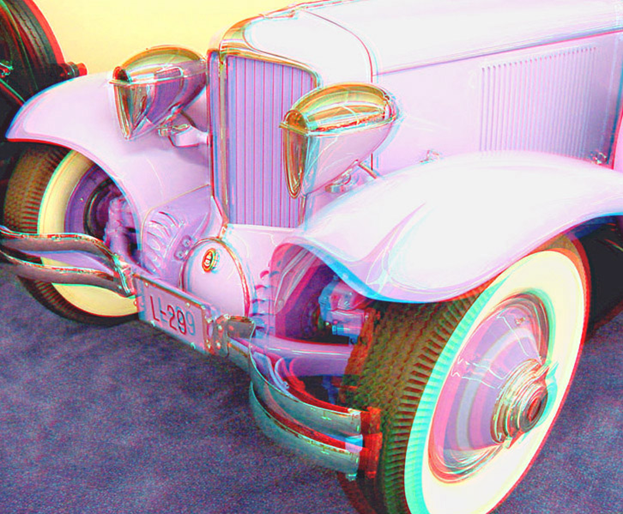
#> input picture Python/Lab4/image.jpg, 623 x 514 px
$ python 26_3.py
#> lines starting #> are read from the running program, lines starting #| are printed output that depends on the picture
from PIL import Image


def makeanagliph(filename, delta):
#> called with filename = 'image.jpg', delta = 1000
    im = Image.open(filename)
#> im is the input picture: PIL image 623x514 RGB; mean R, G, B 173.2, 154.6, 169.6
    x, y = im.size
#> x = 623; y = 514
    res = Image.new('RGB', (x, y), (0, 0, 0))
#> res: PIL image 623x514 RGB; every value is 0
    pixels2 = res.load()
    pixels = im.load()
    for i in range(x):
        for j in range(y):
            if i < delta:
                r, g, b = pixels[i, j]
                pixels2[i, j] = 0, g, b
    res.save('res.jpg')
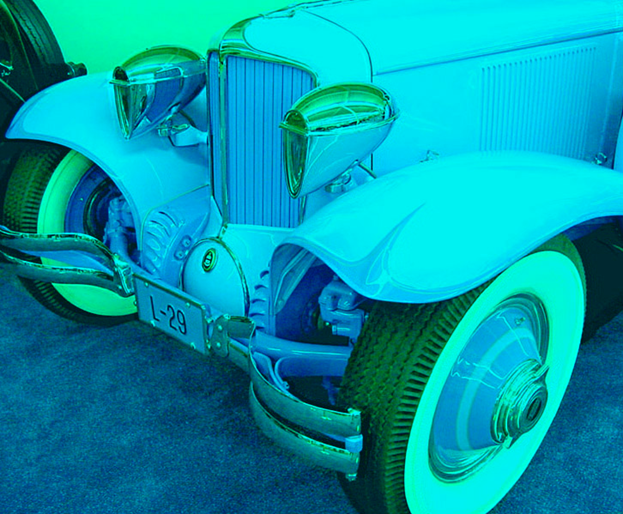
#> saved as res.jpg: PIL image 623x514 RGB; mean R, G, B 0, 154.6, 169.6


makeanagliph('image.jpg', 1000)
